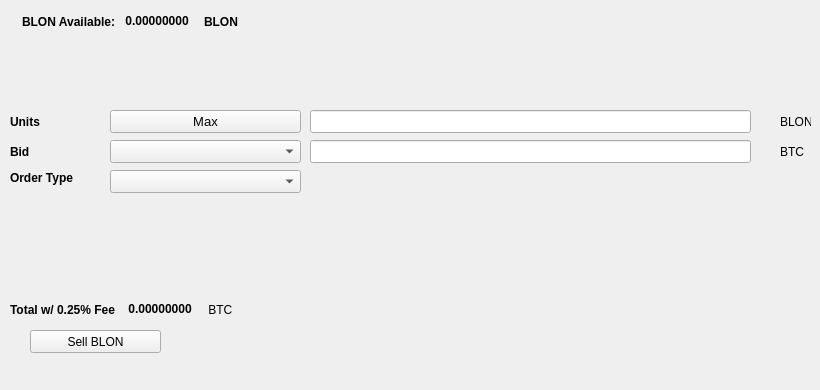
   <widget class="QWidget" name="SellTab">
    <attribute name="title">
     <string>Sell</string>
    </attribute>
    <widget class="QLabel" name="label_16">
     <property name="geometry">
      <rect>
       <x>780</x>
       <y>140</y>
       <width>31</width>
       <height>23</height>
      </rect>
     </property>
     <property name="text">
      <string>BTC</string>
     </property>
    </widget>
    <widget class="QComboBox" name="SellBidcomboBox">
     <property name="geometry">
      <rect>
       <x>110</x>
       <y>140</y>
       <width>191</width>
       <height>23</height>
      </rect>
     </property>
     <property name="font">
      <font>
       <pointsize>10</pointsize>
      </font>
     </property>
    </widget>
    <widget class="QLabel" name="label_18">
     <property name="geometry">
      <rect>
       <x>10</x>
       <y>110</y>
       <width>46</width>
       <height>23</height>
      </rect>
     </property>
     <property name="font">
      <font>
       <weight>75</weight>
       <bold>true</bold>
      </font>
     </property>
     <property name="text">
      <string>Units</string>
     </property>
    </widget>
    <widget class="QPushButton" name="Sell_Max_Amount">
     <property name="geometry">
      <rect>
       <x>110</x>
       <y>110</y>
       <width>191</width>
       <height>23</height>
      </rect>
     </property>
     <property name="font">
      <font>
       <pointsize>10</pointsize>
      </font>
     </property>
     <property name="text">
      <string>Max</string>
     </property>
    </widget>
    <widget class="QLabel" name="label_20">
     <property name="geometry">
      <rect>
       <x>10</x>
       <y>170</y>
       <width>91</width>
       <height>16</height>
      </rect>
     </property>
     <property name="font">
      <font>
       <weight>75</weight>
       <bold>true</bold>
      </font>
     </property>
     <property name="text">
      <string>Order Type</string>
     </property>
    </widget>
    <widget class="QComboBox" name="SellOrdertypeCombo">
     <property name="geometry">
      <rect>
       <x>110</x>
       <y>170</y>
       <width>191</width>
       <height>23</height>
      </rect>
     </property>
     <property name="font">
      <font>
       <pointsize>10</pointsize>
      </font>
     </property>
    </widget>
    <widget class="QLabel" name="label_21">
     <property name="geometry">
      <rect>
       <x>10</x>
       <y>140</y>
       <width>46</width>
       <height>23</height>
      </rect>
     </property>
     <property name="font">
      <font>
       <weight>75</weight>
       <bold>true</bold>
      </font>
     </property>
     <property name="text">
      <string>Bid</string>
     </property>
    </widget>
    <widget class="QLabel" name="label_22">
     <property name="geometry">
      <rect>
       <x>780</x>
       <y>110</y>
       <width>31</width>
       <height>23</height>
      </rect>
     </property>
     <property name="text">
      <string>BLON</string>
     </property>
    </widget>
    <widget class="QLineEdit" name="UnitsInputBLON">
     <property name="geometry">
      <rect>
       <x>310</x>
       <y>110</y>
       <width>441</width>
       <height>23</height>
      </rect>
     </property>
     <property name="font">
      <font>
       <pointsize>9</pointsize>
       <weight>75</weight>
       <bold>true</bold>
      </font>
     </property>
    </widget>
    <widget class="QLineEdit" name="SellBidPriceEdit">
     <property name="geometry">
      <rect>
       <x>310</x>
       <y>140</y>
       <width>441</width>
       <height>23</height>
      </rect>
     </property>
     <property name="font">
      <font>
       <pointsize>9</pointsize>
       <weight>75</weight>
       <bold>true</bold>
      </font>
     </property>
    </widget>
    <widget class="QPushButton" name="SellBLONBTN">
     <property name="geometry">
      <rect>
       <x>30</x>
       <y>330</y>
       <width>131</width>
       <height>23</height>
      </rect>
     </property>
     <property name="text">
      <string>Sell BLON</string>
     </property>
     <property name="icon">
      <iconset resource="../bitloanscoin">
       <normaloff>:/icons/bitcoin</normaloff>:/icons/bitcoin</iconset>
     </property>
    </widget>
    <widget class="QWidget" name="layoutWidget3">
     <property name="geometry">
      <rect>
       <x>22</x>
       <y>12</y>
       <width>258</width>
       <height>19</height>
      </rect>
     </property>
     <layout class="QHBoxLayout" name="horizontalLayout">
      <item>
       <widget class="QLabel" name="label232_2">
        <property name="font">
         <font>
          <weight>75</weight>
          <bold>true</bold>
         </font>
        </property>
        <property name="text">
         <string>BLON Available:</string>
        </property>
       </widget>
      </item>
      <item>
       <widget class="QLabel" name="BLONAvailableLabel">
        <property name="palette">
         <palette>
          <active>
           <colorrole role="WindowText">
            <brush brushstyle="SolidPattern">
             <color alpha="255">
              <red>0</red>
              <green>0</green>
              <blue>0</blue>
             </color>
            </brush>
           </colorrole>
           <colorrole role="Button">
            <brush brushstyle="SolidPattern">
             <color alpha="255">
              <red>0</red>
              <green>170</green>
              <blue>0</blue>
             </color>
            </brush>
           </colorrole>
           <colorrole role="Light">
            <brush brushstyle="SolidPattern">
             <color alpha="255">
              <red>0</red>
              <green>255</green>
              <blue>0</blue>
             </color>
            </brush>
           </colorrole>
           <colorrole role="Midlight">
            <brush brushstyle="SolidPattern">
             <color alpha="255">
              <red>0</red>
              <green>212</green>
              <blue>0</blue>
             </color>
            </brush>
           </colorrole>
           <colorrole role="Dark">
            <brush brushstyle="SolidPattern">
             <color alpha="255">
              <red>0</red>
              <green>85</green>
              <blue>0</blue>
             </color>
            </brush>
           </colorrole>
           <colorrole role="Mid">
            <brush brushstyle="SolidPattern">
             <color alpha="255">
              <red>0</red>
              <green>113</green>
              <blue>0</blue>
             </color>
            </brush>
           </colorrole>
           <colorrole role="Text">
            <brush brushstyle="SolidPattern">
             <color alpha="255">
              <red>0</red>
              <green>170</green>
              <blue>0</blue>
             </color>
            </brush>
           </colorrole>
           <colorrole role="BrightText">
            <brush brushstyle="SolidPattern">
             <color alpha="255">
              <red>255</red>
              <green>255</green>
              <blue>255</blue>
             </color>
            </brush>
           </colorrole>
           <colorrole role="ButtonText">
            <brush brushstyle="SolidPattern">
             <color alpha="255">
              <red>0</red>
              <green>0</green>
              <blue>0</blue>
             </color>
            </brush>
           </colorrole>
           <colorrole role="Base">
            <brush brushstyle="SolidPattern">
             <color alpha="255">
              <red>255</red>
              <green>255</green>
              <blue>255</blue>
             </color>
            </brush>
           </colorrole>
           <colorrole role="Window">
            <brush brushstyle="SolidPattern">
             <color alpha="255">
              <red>0</red>
              <green>170</green>
              <blue>0</blue>
             </color>
            </brush>
           </colorrole>
           <colorrole role="Shadow">
            <brush brushstyle="SolidPattern">
             <color alpha="255">
              <red>0</red>
              <green>0</green>
              <blue>0</blue>
             </color>
            </brush>
           </colorrole>
           <colorrole role="AlternateBase">
            <brush brushstyle="SolidPattern">
             <color alpha="255">
              <red>127</red>
              <green>212</green>
              <blue>127</blue>
             </color>
            </brush>
           </colorrole>
           <colorrole role="ToolTipBase">
            <brush brushstyle="SolidPattern">
             <color alpha="255">
              <red>255</red>
              <green>255</green>
              <blue>220</blue>
             </color>
            </brush>
           </colorrole>
           <colorrole role="ToolTipText">
            <brush brushstyle="SolidPattern">
             <color alpha="255">
              <red>0</red>
              <green>0</green>
              <blue>0</blue>
             </color>
            </brush>
           </colorrole>
          </active>
          <inactive>
           <colorrole role="WindowText">
            <brush brushstyle="SolidPattern">
             <color alpha="255">
              <red>0</red>
              <green>0</green>
              <blue>0</blue>
             </color>
            </brush>
           </colorrole>
           <colorrole role="Button">
            <brush brushstyle="SolidPattern">
             <color alpha="255">
              <red>0</red>
              <green>170</green>
              <blue>0</blue>
             </color>
            </brush>
           </colorrole>
           <colorrole role="Light">
            <brush brushstyle="SolidPattern">
             <color alpha="255">
              <red>0</red>
              <green>255</green>
              <blue>0</blue>
             </color>
            </brush>
           </colorrole>
           <colorrole role="Midlight">
            <brush brushstyle="SolidPattern">
             <color alpha="255">
              <red>0</red>
              <green>212</green>
              <blue>0</blue>
             </color>
            </brush>
           </colorrole>
           <colorrole role="Dark">
            <brush brushstyle="SolidPattern">
             <color alpha="255">
              <red>0</red>
              <green>85</green>
              <blue>0</blue>
             </color>
            </brush>
           </colorrole>
           <colorrole role="Mid">
            <brush brushstyle="SolidPattern">
             <color alpha="255">
              <red>0</red>
              <green>113</green>
              <blue>0</blue>
             </color>
            </brush>
           </colorrole>
           <colorrole role="Text">
            <brush brushstyle="SolidPattern">
             <color alpha="255">
              <red>0</red>
              <green>170</green>
              <blue>0</blue>
             </color>
            </brush>
           </colorrole>
           <colorrole role="BrightText">
            <brush brushstyle="SolidPattern">
             <color alpha="255">
              <red>255</red>
              <green>255</green>
              <blue>255</blue>
             </color>
            </brush>
           </colorrole>
           <colorrole role="ButtonText">
            <brush brushstyle="SolidPattern">
             <color alpha="255">
              <red>0</red>
              <green>0</green>
              <blue>0</blue>
             </color>
            </brush>
           </colorrole>
           <colorrole role="Base">
            <brush brushstyle="SolidPattern">
             <color alpha="255">
              <red>255</red>
              <green>255</green>
              <blue>255</blue>
             </color>
            </brush>
           </colorrole>
           <colorrole role="Window">
            <brush brushstyle="SolidPattern">
             <color alpha="255">
              <red>0</red>
              <green>170</green>
              <blue>0</blue>
             </color>
            </brush>
           </colorrole>
           <colorrole role="Shadow">
            <brush brushstyle="SolidPattern">
             <color alpha="255">
              <red>0</red>
              <green>0</green>
              <blue>0</blue>
             </color>
            </brush>
           </colorrole>
           <colorrole role="AlternateBase">
            <brush brushstyle="SolidPattern">
             <color alpha="255">
              <red>127</red>
              <green>212</green>
              <blue>127</blue>
             </color>
            </brush>
           </colorrole>
           <colorrole role="ToolTipBase">
            <brush brushstyle="SolidPattern">
             <color alpha="255">
              <red>255</red>
              <green>255</green>
              <blue>220</blue>
             </color>
            </brush>
           </colorrole>
           <colorrole role="ToolTipText">
            <brush brushstyle="SolidPattern">
             <color alpha="255">
              <red>0</red>
              <green>0</green>
              <blue>0</blue>
             </color>
            </brush>
           </colorrole>
          </inactive>
          <disabled>
           <colorrole role="WindowText">
            <brush brushstyle="SolidPattern">
             <color alpha="255">
              <red>0</red>
              <green>85</green>
              <blue>0</blue>
             </color>
            </brush>
           </colorrole>
           <colorrole role="Button">
            <brush brushstyle="SolidPattern">
             <color alpha="255">
              <red>0</red>
              <green>170</green>
              <blue>0</blue>
             </color>
            </brush>
           </colorrole>
           <colorrole role="Light">
            <brush brushstyle="SolidPattern">
             <color alpha="255">
              <red>0</red>
              <green>255</green>
              <blue>0</blue>
             </color>
            </brush>
           </colorrole>
           <colorrole role="Midlight">
            <brush brushstyle="SolidPattern">
             <color alpha="255">
              <red>0</red>
              <green>212</green>
              <blue>0</blue>
             </color>
            </brush>
           </colorrole>
           <colorrole role="Dark">
            <brush brushstyle="SolidPattern">
             <color alpha="255">
              <red>0</red>
              <green>85</green>
              <blue>0</blue>
             </color>
            </brush>
           </colorrole>
           <colorrole role="Mid">
            <brush brushstyle="SolidPattern">
             <color alpha="255">
              <red>0</red>
              <green>113</green>
              <blue>0</blue>
             </color>
            </brush>
           </colorrole>
           <colorrole role="Text">
            <brush brushstyle="SolidPattern">
             <color alpha="255">
              <red>0</red>
              <green>85</green>
              <blue>0</blue>
             </color>
            </brush>
           </colorrole>
           <colorrole role="BrightText">
            <brush brushstyle="SolidPattern">
             <color alpha="255">
              <red>255</red>
              <green>255</green>
              <blue>255</blue>
             </color>
            </brush>
           </colorrole>
           <colorrole role="ButtonText">
            <brush brushstyle="SolidPattern">
             <color alpha="255">
              <red>0</red>
              <green>85</green>
              <blue>0</blue>
             </color>
            </brush>
           </colorrole>
           <colorrole role="Base">
            <brush brushstyle="SolidPattern">
             <color alpha="255">
              <red>0</red>
              <green>170</green>
              <blue>0</blue>
             </color>
            </brush>
           </colorrole>
           <colorrole role="Window">
            <brush brushstyle="SolidPattern">
             <color alpha="255">
              <red>0</red>
              <green>170</green>
              <blue>0</blue>
             </color>
            </brush>
           </colorrole>
           <colorrole role="Shadow">
            <brush brushstyle="SolidPattern">
             <color alpha="255">
              <red>0</red>
              <green>0</green>
              <blue>0</blue>
             </color>
            </brush>
           </colorrole>
           <colorrole role="AlternateBase">
            <brush brushstyle="SolidPattern">
             <color alpha="255">
              <red>0</red>
              <green>170</green>
              <blue>0</blue>
             </color>
            </brush>
           </colorrole>
           <colorrole role="ToolTipBase">
            <brush brushstyle="SolidPattern">
             <color alpha="255">
              <red>255</red>
              <green>255</green>
              <blue>220</blue>
             </color>
            </brush>
           </colorrole>
           <colorrole role="ToolTipText">
            <brush brushstyle="SolidPattern">
             <color alpha="255">
              <red>0</red>
              <green>0</green>
              <blue>0</blue>
             </color>
            </brush>
           </colorrole>
          </disabled>
         </palette>
        </property>
        <property name="font">
         <font>
          <weight>75</weight>
          <bold>true</bold>
         </font>
        </property>
        <property name="text">
         <string> 0.00000000 </string>
        </property>
        <property name="textInteractionFlags">
         <set>Qt::LinksAccessibleByMouse|Qt::TextSelectableByKeyboard|Qt::TextSelectableByMouse</set>
        </property>
       </widget>
      </item>
      <item>
       <widget class="QLabel" name="labelBLON">
        <property name="font">
         <font>
          <weight>75</weight>
          <bold>true</bold>
         </font>
        </property>
        <property name="text">
         <string>BLON</string>
        </property>
       </widget>
      </item>
     </layout>
    </widget>
    <widget class="QWidget" name="layoutWidget">
     <property name="geometry">
      <rect>
       <x>10</x>
       <y>300</y>
       <width>268</width>
       <height>19</height>
      </rect>
     </property>
     <layout class="QHBoxLayout" name="horizontalLayout_2">
      <item>
       <widget class="QLabel" name="label_19">
        <property name="font">
         <font>
          <weight>75</weight>
          <bold>true</bold>
         </font>
        </property>
        <property name="text">
         <string>Total w/ 0.25% Fee </string>
        </property>
       </widget>
      </item>
      <item>
       <widget class="QLabel" name="SellCostLabel">
        <property name="palette">
         <palette>
          <active>
           <colorrole role="WindowText">
            <brush brushstyle="SolidPattern">
             <color alpha="255">
              <red>0</red>
              <green>0</green>
              <blue>0</blue>
             </color>
            </brush>
           </colorrole>
           <colorrole role="Button">
            <brush brushstyle="SolidPattern">
             <color alpha="255">
              <red>0</red>
              <green>170</green>
              <blue>0</blue>
             </color>
            </brush>
           </colorrole>
           <colorrole role="Light">
            <brush brushstyle="SolidPattern">
             <color alpha="255">
              <red>0</red>
              <green>255</green>
              <blue>0</blue>
             </color>
            </brush>
           </colorrole>
           <colorrole role="Midlight">
            <brush brushstyle="SolidPattern">
             <color alpha="255">
              <red>0</red>
              <green>212</green>
              <blue>0</blue>
             </color>
            </brush>
           </colorrole>
           <colorrole role="Dark">
            <brush brushstyle="SolidPattern">
             <color alpha="255">
              <red>0</red>
              <green>85</green>
              <blue>0</blue>
             </color>
            </brush>
           </colorrole>
           <colorrole role="Mid">
            <brush brushstyle="SolidPattern">
             <color alpha="255">
              <red>0</red>
              <green>113</green>
              <blue>0</blue>
             </color>
            </brush>
           </colorrole>
           <colorrole role="Text">
            <brush brushstyle="SolidPattern">
             <color alpha="255">
              <red>0</red>
              <green>170</green>
              <blue>0</blue>
             </color>
            </brush>
           </colorrole>
           <colorrole role="BrightText">
            <brush brushstyle="SolidPattern">
             <color alpha="255">
              <red>255</red>
              <green>255</green>
              <blue>255</blue>
             </color>
            </brush>
           </colorrole>
           <colorrole role="ButtonText">
            <brush brushstyle="SolidPattern">
             <color alpha="255">
              <red>0</red>
              <green>0</green>
              <blue>0</blue>
             </color>
            </brush>
           </colorrole>
           <colorrole role="Base">
            <brush brushstyle="SolidPattern">
             <color alpha="255">
              <red>255</red>
              <green>255</green>
              <blue>255</blue>
             </color>
            </brush>
           </colorrole>
           <colorrole role="Window">
            <brush brushstyle="SolidPattern">
             <color alpha="255">
              <red>0</red>
              <green>170</green>
              <blue>0</blue>
             </color>
            </brush>
           </colorrole>
           <colorrole role="Shadow">
            <brush brushstyle="SolidPattern">
             <color alpha="255">
              <red>0</red>
              <green>0</green>
              <blue>0</blue>
             </color>
            </brush>
           </colorrole>
           <colorrole role="AlternateBase">
            <brush brushstyle="SolidPattern">
             <color alpha="255">
              <red>127</red>
              <green>212</green>
              <blue>127</blue>
             </color>
            </brush>
           </colorrole>
           <colorrole role="ToolTipBase">
            <brush brushstyle="SolidPattern">
             <color alpha="255">
              <red>255</red>
              <green>255</green>
              <blue>220</blue>
             </color>
            </brush>
           </colorrole>
           <colorrole role="ToolTipText">
            <brush brushstyle="SolidPattern">
             <color alpha="255">
              <red>0</red>
              <green>0</green>
              <blue>0</blue>
             </color>
            </brush>
           </colorrole>
          </active>
          <inactive>
           <colorrole role="WindowText">
            <brush brushstyle="SolidPattern">
             <color alpha="255">
              <red>0</red>
              <green>0</green>
              <blue>0</blue>
             </color>
            </brush>
           </colorrole>
           <colorrole role="Button">
            <brush brushstyle="SolidPattern">
             <color alpha="255">
              <red>0</red>
              <green>170</green>
              <blue>0</blue>
             </color>
            </brush>
           </colorrole>
           <colorrole role="Light">
            <brush brushstyle="SolidPattern">
             <color alpha="255">
              <red>0</red>
              <green>255</green>
              <blue>0</blue>
             </color>
            </brush>
           </colorrole>
           <colorrole role="Midlight">
            <brush brushstyle="SolidPattern">
             <color alpha="255">
              <red>0</red>
              <green>212</green>
              <blue>0</blue>
             </color>
            </brush>
           </colorrole>
           <colorrole role="Dark">
            <brush brushstyle="SolidPattern">
             <color alpha="255">
              <red>0</red>
              <green>85</green>
              <blue>0</blue>
             </color>
            </brush>
           </colorrole>
           <colorrole role="Mid">
            <brush brushstyle="SolidPattern">
             <color alpha="255">
              <red>0</red>
              <green>113</green>
              <blue>0</blue>
             </color>
            </brush>
           </colorrole>
           <colorrole role="Text">
            <brush brushstyle="SolidPattern">
             <color alpha="255">
              <red>0</red>
              <green>170</green>
              <blue>0</blue>
             </color>
            </brush>
           </colorrole>
           <colorrole role="BrightText">
            <brush brushstyle="SolidPattern">
             <color alpha="255">
              <red>255</red>
              <green>255</green>
              <blue>255</blue>
             </color>
            </brush>
           </colorrole>
           <colorrole role="ButtonText">
            <brush brushstyle="SolidPattern">
             <color alpha="255">
              <red>0</red>
              <green>0</green>
              <blue>0</blue>
             </color>
            </brush>
           </colorrole>
           <colorrole role="Base">
            <brush brushstyle="SolidPattern">
             <color alpha="255">
              <red>255</red>
              <green>255</green>
              <blue>255</blue>
             </color>
            </brush>
           </colorrole>
           <colorrole role="Window">
            <brush brushstyle="SolidPattern">
             <color alpha="255">
              <red>0</red>
              <green>170</green>
              <blue>0</blue>
             </color>
            </brush>
           </colorrole>
           <colorrole role="Shadow">
            <brush brushstyle="SolidPattern">
             <color alpha="255">
              <red>0</red>
              <green>0</green>
              <blue>0</blue>
             </color>
            </brush>
           </colorrole>
           <colorrole role="AlternateBase">
            <brush brushstyle="SolidPattern">
             <color alpha="255">
              <red>127</red>
              <green>212</green>
              <blue>127</blue>
             </color>
            </brush>
           </colorrole>
           <colorrole role="ToolTipBase">
            <brush brushstyle="SolidPattern">
             <color alpha="255">
              <red>255</red>
              <green>255</green>
              <blue>220</blue>
             </color>
            </brush>
           </colorrole>
           <colorrole role="ToolTipText">
            <brush brushstyle="SolidPattern">
             <color alpha="255">
              <red>0</red>
              <green>0</green>
              <blue>0</blue>
             </color>
            </brush>
           </colorrole>
          </inactive>
          <disabled>
           <colorrole role="WindowText">
            <brush brushstyle="SolidPattern">
             <color alpha="255">
              <red>0</red>
              <green>85</green>
              <blue>0</blue>
             </color>
            </brush>
           </colorrole>
           <colorrole role="Button">
            <brush brushstyle="SolidPattern">
             <color alpha="255">
              <red>0</red>
              <green>170</green>
              <blue>0</blue>
             </color>
            </brush>
           </colorrole>
           <colorrole role="Light">
            <brush brushstyle="SolidPattern">
             <color alpha="255">
              <red>0</red>
              <green>255</green>
              <blue>0</blue>
             </color>
            </brush>
           </colorrole>
           <colorrole role="Midlight">
            <brush brushstyle="SolidPattern">
             <color alpha="255">
              <red>0</red>
              <green>212</green>
              <blue>0</blue>
             </color>
            </brush>
           </colorrole>
           <colorrole role="Dark">
            <brush brushstyle="SolidPattern">
             <color alpha="255">
              <red>0</red>
              <green>85</green>
              <blue>0</blue>
             </color>
            </brush>
           </colorrole>
           <colorrole role="Mid">
            <brush brushstyle="SolidPattern">
             <color alpha="255">
              <red>0</red>
              <green>113</green>
              <blue>0</blue>
             </color>
            </brush>
           </colorrole>
           <colorrole role="Text">
            <brush brushstyle="SolidPattern">
             <color alpha="255">
              <red>0</red>
              <green>85</green>
              <blue>0</blue>
             </color>
            </brush>
           </colorrole>
           <colorrole role="BrightText">
            <brush brushstyle="SolidPattern">
             <color alpha="255">
              <red>255</red>
              <green>255</green>
              <blue>255</blue>
             </color>
            </brush>
           </colorrole>
           <colorrole role="ButtonText">
            <brush brushstyle="SolidPattern">
             <color alpha="255">
              <red>0</red>
              <green>85</green>
              <blue>0</blue>
             </color>
            </brush>
           </colorrole>
           <colorrole role="Base">
            <brush brushstyle="SolidPattern">
             <color alpha="255">
              <red>0</red>
              <green>170</green>
              <blue>0</blue>
             </color>
            </brush>
           </colorrole>
           <colorrole role="Window">
            <brush brushstyle="SolidPattern">
             <color alpha="255">
              <red>0</red>
              <green>170</green>
              <blue>0</blue>
             </color>
            </brush>
           </colorrole>
           <colorrole role="Shadow">
            <brush brushstyle="SolidPattern">
             <color alpha="255">
              <red>0</red>
              <green>0</green>
              <blue>0</blue>
             </color>
            </brush>
           </colorrole>
           <colorrole role="AlternateBase">
            <brush brushstyle="SolidPattern">
             <color alpha="255">
              <red>0</red>
              <green>170</green>
              <blue>0</blue>
             </color>
            </brush>
           </colorrole>
           <colorrole role="ToolTipBase">
            <brush brushstyle="SolidPattern">
             <color alpha="255">
              <red>255</red>
              <green>255</green>
              <blue>220</blue>
             </color>
            </brush>
           </colorrole>
           <colorrole role="ToolTipText">
            <brush brushstyle="SolidPattern">
             <color alpha="255">
              <red>0</red>
              <green>0</green>
              <blue>0</blue>
             </color>
            </brush>
           </colorrole>
          </disabled>
         </palette>
        </property>
        <property name="font">
         <font>
          <weight>75</weight>
          <bold>true</bold>
         </font>
        </property>
        <property name="autoFillBackground">
         <bool>false</bool>
        </property>
        <property name="text">
         <string> 0.00000000</string>
        </property>
        <property name="textInteractionFlags">
         <set>Qt::LinksAccessibleByMouse|Qt::TextSelectableByMouse</set>
        </property>
       </widget>
      </item>
      <item>
       <widget class="QLabel" name="label_17">
        <property name="font">
         <font>
          <weight>50</weight>
          <bold>false</bold>
         </font>
        </property>
        <property name="text">
         <string> BTC</string>
        </property>
       </widget>
      </item>
     </layout>
    </widget>
    <widget class="QLabel" name="label_23">
     <property name="geometry">
      <rect>
       <x>460</x>
       <y>300</y>
       <width>281</width>
       <height>81</height>
      </rect>
     </property>
     <property name="text">
      <string/>
     </property>
     <property name="pixmap">
      <pixmap>:/images/bittrex</pixmap>
     </property>
    </widget>
   </widget>
